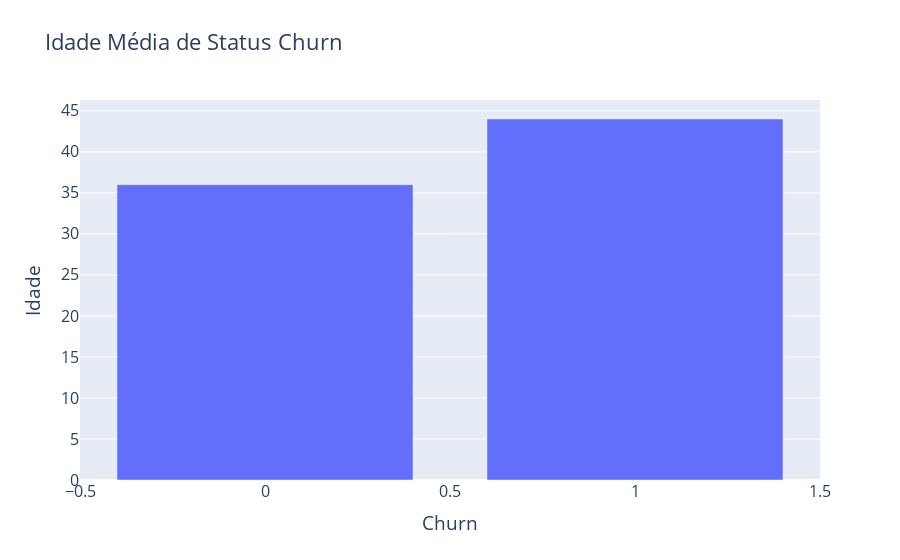

Source (notebook cell):
### Markdown cell above
### Relação de Churn com Idade dos Clientes

### Code cell
mediana_idade = df.groupby('Churn')['Idade'].median().reset_index()

fig = px.bar(
    mediana_idade,
    x = 'Churn',
    y = 'Idade',
    title = 'Idade Média de Status Churn',
    template = 'plotly',
)
fig.update_layout(
    font = dict(
        size = 16
    )
)

fig.show()

### Figure 1 — Plotly figure (JSON) as saved in the notebook; plotly's stock layout.template omitted (floating-point values rounded to 4 significant figures)
{"data": [{"hovertemplate": "Churn=%{x}<br>Idade=%{y}<extra></extra>", "legendgroup": "", "marker": {"color": "#636efa", "pattern": {"shape": ""}}, "name": "", "orientation": "v", "showlegend": false, "textposition": "auto", "x": [0.0, 1.0], "xaxis": "x", "y": [36.0, 44.0], "yaxis": "y", "type": "bar"}], "layout": {"xaxis": {"anchor": "y", "domain": [0.0, 1.0], "title": {"text": "Churn"}}, "yaxis": {"anchor": "x", "domain": [0.0, 1.0], "title": {"text": "Idade"}}, "legend": {"tracegroupgap": 0}, "title": {"text": "Idade Média de Status Churn"}, "barmode": "relative", "font": {"size": 16}}}
